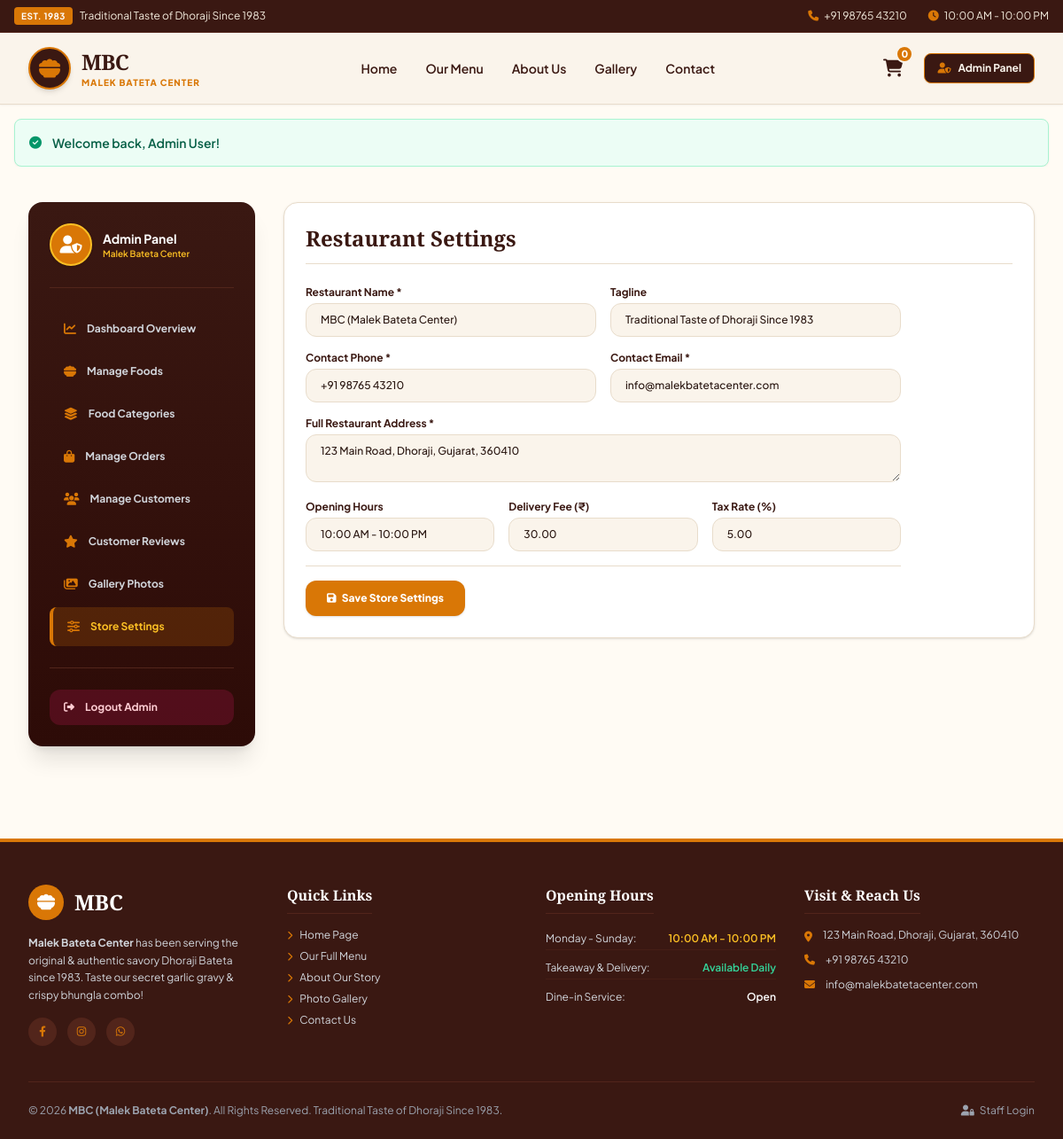
Screenshot of /admin/settings.php (signed in) with the database file from the repository.
### tables this page shows
CREATE TABLE IF NOT EXISTS `settings` (
  `setting_key` VARCHAR(50) PRIMARY KEY,
  `setting_value` TEXT NOT NULL
);

### config/helpers.php (called while the page is built, shortened)
<?php
function baseUrl($path = '') {
    $protocol = isset($_SERVER['HTTPS']) && $_SERVER['HTTPS'] === 'on' ? 'https' : 'http';
    $host = $_SERVER['HTTP_HOST'] ?? 'localhost:8000';
    $scriptDir = dirname($_SERVER['SCRIPT_NAME']);
    $base = rtrim($protocol . "://" . $host . rtrim(str_replace('\\', '/', $scriptDir), '/'), '/');
    if (strpos($_SERVER['SCRIPT_NAME'], '/admin') !== false) {
        $base = dirname($base);
    } elseif (strpos($_SERVER['SCRIPT_NAME'], '/customer') !== false) {
        $base = dirname($base);
    }
    return rtrim($base, '/') . '/' . ltrim($path, '/');
}
function getSetting($key, $default = '') {
    try {
        $db = getDB();
        $stmt = $db->prepare("SELECT setting_value FROM settings WHERE setting_key = ?");
        $stmt->execute([$key]);
        $row = $stmt->fetch();
        return $row ? $row['setting_value'] : $default;
    } catch (Exception $e) {
        return $default;
    }
}

### admin/settings.php (the view, shortened to what this page needs)
<?php
require_once __DIR__ . '/../config/helpers.php';
require_once __DIR__ . '/../includes/header.php';
?>
<section class="py-10 bg-[#FFFBF4]">
    <div class="max-w-7xl mx-auto px-4 sm:px-6 lg:px-8">
        <div class="flex flex-col lg:flex-row gap-8">
            <?php require_once __DIR__ . '/includes/sidebar.php'; ?>
            <div class="flex-grow space-y-6">
                <div class="mbc-card p-6 bg-white rounded-2xl border border-[#E8DCCB] shadow space-y-6">
                    <h2 class="font-serif-heading font-extrabold text-2xl text-[#3A1812] border-b border-[#E8DCCB] pb-3">Restaurant Settings</h2>
                    <form action="<?php echo baseUrl('admin/settings.php'); ?>" method="POST" class="space-y-4 max-w-2xl text-xs">
                        <div class="grid grid-cols-1 sm:grid-cols-2 gap-4">
                            <div>
                                <label class="block font-bold text-[#3A1812] mb-1">Restaurant Name *</label>
                                <input type="text" name="restaurant_name" required value="<?php echo htmlspecialchars(getSetting('restaurant_name')); ?>" class="w-full px-4 py-2.5 bg-[#FAF4EB] border border-[#E8DCCB] rounded-xl font-medium">
                            </div>
                            <div>
                                <label class="block font-bold text-[#3A1812] mb-1">Tagline</label>
                                <input type="text" name="tagline" value="<?php echo htmlspecialchars(getSetting('tagline')); ?>" class="w-full px-4 py-2.5 bg-[#FAF4EB] border border-[#E8DCCB] rounded-xl font-medium">
                            </div>
                        </div>
                        <div class="grid grid-cols-1 sm:grid-cols-2 gap-4">
                            <div>
                                <label class="block font-bold text-[#3A1812] mb-1">Contact Phone *</label>
                                <input type="text" name="phone" required value="<?php echo htmlspecialchars(getSetting('phone')); ?>" class="w-full px-4 py-2.5 bg-[#FAF4EB] border border-[#E8DCCB] rounded-xl font-medium">
                            </div>
                            <div>
                                <label class="block font-bold text-[#3A1812] mb-1">Contact Email *</label>
                                <input type="email" name="email" required value="<?php echo htmlspecialchars(getSetting('email')); ?>" class="w-full px-4 py-2.5 bg-[#FAF4EB] border border-[#E8DCCB] rounded-xl font-medium">
                            </div>
                        </div>
                        <div>
                            <label class="block font-bold text-[#3A1812] mb-1">Full Restaurant Address *</label>
                            <textarea name="address" rows="2" required class="w-full px-4 py-2.5 bg-[#FAF4EB] border border-[#E8DCCB] rounded-xl font-medium"><?php echo htmlspecialchars(getSetting('address')); ?></textarea>
                        </div>
                        <div class="grid grid-cols-1 sm:grid-cols-3 gap-4">
                            <div>
                                <label class="block font-bold text-[#3A1812] mb-1">Opening Hours</label>
                                <input type="text" name="opening_hours" value="<?php echo htmlspecialchars(getSetting('opening_hours')); ?>" class="w-full px-4 py-2.5 bg-[#FAF4EB] border border-[#E8DCCB] rounded-xl font-medium">
                            </div>
                            <div>
                                <label class="block font-bold text-[#3A1812] mb-1">Delivery Fee (₹)</label>
                                <input type="number" step="0.50" name="delivery_fee" value="<?php echo htmlspecialchars(getSetting('delivery_fee')); ?>" class="w-full px-4 py-2.5 bg-[#FAF4EB] border border-[#E8DCCB] rounded-xl font-medium">
                            </div>
                            <div>
                                <label class="block font-bold text-[#3A1812] mb-1">Tax Rate (%)</label>
                                <input type="number" step="0.10" name="tax_rate" value="<?php echo htmlspecialchars(getSetting('tax_rate')); ?>" class="w-full px-4 py-2.5 bg-[#FAF4EB] border border-[#E8DCCB] rounded-xl font-medium">
                            </div>
                        </div>
                        <div class="pt-4 border-t border-[#E8DCCB]">
                            <button type="submit" class="bg-[#D97706] hover:bg-[#B45309] text-white font-extrabold text-xs px-6 py-3 rounded-xl transition shadow">
                                <i class="fa-solid fa-floppy-disk mr-1"></i> Save Store Settings
                            </button>
                        </div>
                    </form>
                </div>
            </div>
        </div>
    </div>
</section>
<?php require_once __DIR__ . '/../includes/footer.php'; ?>

### assets/css/style.css (style rules this page uses)
:root { --mbc-dark-brown: #3A1812; --mbc-deep-red: #2D0B07; --mbc-cream-bg: #FFFBF4; --mbc-cream-card: #FAF4EB; --mbc-amber-primary: #D97706; --mbc-amber-hover: #B45309; --mbc-orange-accent: #E65100; --mbc-text-dark: #2A1712; --mbc-border: #E8DCCB; }
body { font-family: 'Plus Jakarta Sans', sans-serif; background-color: var(--mbc-cream-bg); color: var(--mbc-text-dark); }
.font-serif-heading { font-family: 'Playfair Display', Georgia, serif; }
.mbc-card { background-color: #FFFFFF; border: 1px solid var(--mbc-border); border-radius: 0.75rem; box-shadow: 0 4px 6px -1px rgba(58, 24, 18, 0.04), 0 2px 4px -1px rgba(58, 24, 18, 0.02); }

### rows the page displays
settings: restaurant_name "MBC (Malek Bateta Center)"
settings: tagline "Traditional Taste of Dhoraji Since 1983"
settings: phone "+91 98765 43210"
settings: email "info@malekbatetacenter.com"
settings: address "123 Main Road, Dhoraji, Gujarat, 360410"
settings: opening_hours "10:00 AM - 10:00 PM"
settings: delivery_fee "30.00"
settings: tax_rate "5.00"

### other values shown
$cartCount "0"
$flash['message'] "Welcome back, Admin User!"
